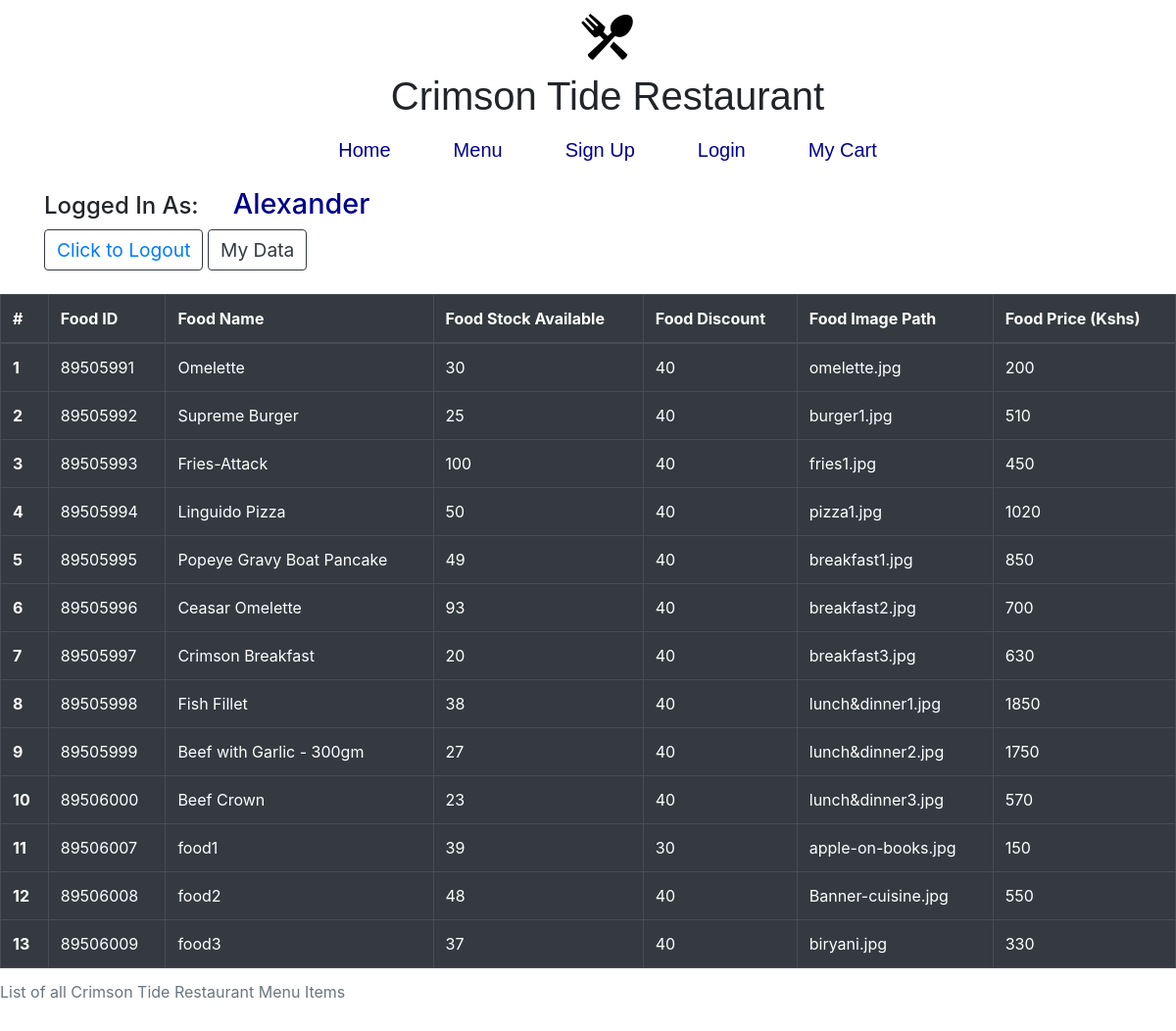
/hq/allFood.php (signed in), run on the app's committed database.
### tables this page shows
CREATE TABLE `crimson_menu_item` (
  `CrimsonMenuItemID` int(8) NOT NULL,
  `CrimsonMenuItemName` varchar(255) NOT NULL,
  `CrimsonMenuItemStockAvailable` int(8) NOT NULL,
  `CrimsonMenuItemDiscount` int(3) DEFAULT NULL,
  `CrimsonMenuItemImagePath` varchar(255) NOT NULL,
  `CrimsonMenuItemPrice` int(5) NOT NULL,
  `CrimsonMenuItemDescription` varchar(1000) NOT NULL,
  `CrimsonMenuItemCategory` varchar(255) NOT NULL
);

### hq/allFood.php (the view, shortened to what this page needs)
<!DOCTYPE html>
<html>
<head>
	<?php
		include '../SharedFiles/metatags.php';
	 ?>
	<link rel="stylesheet" href="../styles/main.css">
</head>
<body>
	<?php
		include '../SharedFiles/navBar.php';
	 ?>
	<table class="table table-bordered table-dark table-hover">
	<caption>List of all Crimson Tide Restaurant Menu Items</caption>
	  <thead>
	    <tr>
	      <th scope="col">#</th>
	      <th scope="col">Food ID</th>
		  <th scope="col">Food Name</th>
		  <th scope="col">Food Stock Available</th>
		  <th scope="col">Food Discount</th>
		  <th scope="col">Food Image Path</th>
		  <th scope="col">Food Price (Kshs)</th>
	    </tr>
	  </thead>
	  <tbody>
	  	<?php
$databaseHost = 'localhost';
$databaseName = 'crimson_tide_restaurant';
$databaseUsername = 'root';
$databasePassword = '';
$counter = 0;
$cser = mysqli_connect($databaseHost, $databaseUsername, $databasePassword, $databaseName);
$result = mysqli_query($cser, "SELECT * FROM Crimson_Menu_Item");
while($res = mysqli_fetch_array($result)) {
	$counter++;
?>
    <tr>
    	<th scope="row"><?php echo $counter ?></th>
        <td><?php echo $res['CrimsonMenuItemID']?></td>
        <td><?php echo $res['CrimsonMenuItemName']?></td>
        <td><?php echo $res['CrimsonMenuItemStockAvailable']?></td>
        <td><?php echo $res['CrimsonMenuItemDiscount']?></td>
        <td><?php echo $res['CrimsonMenuItemImagePath']?></td>
        <td><?php echo $res['CrimsonMenuItemPrice']?></td>
    </tr>
<?php
}
?>
	  </tbody>
	</table>
	</body>
</html>

### data on the page
crimson_menu_item: CrimsonMenuItemID "89505991", CrimsonMenuItemName "Omelette", CrimsonMenuItemStockAvailable "30", CrimsonMenuItemDiscount "40", CrimsonMenuItemImagePath "omelette.jpg", CrimsonMenuItemPrice "200"
crimson_menu_item: CrimsonMenuItemID "89505992", CrimsonMenuItemName "Supreme Burger", CrimsonMenuItemStockAvailable "25", CrimsonMenuItemDiscount "40", CrimsonMenuItemImagePath "burger1.jpg", CrimsonMenuItemPrice "510"
crimson_menu_item: CrimsonMenuItemID "89505993", CrimsonMenuItemName "Fries-Attack", CrimsonMenuItemStockAvailable "100", CrimsonMenuItemDiscount "40", CrimsonMenuItemImagePath "fries1.jpg", CrimsonMenuItemPrice "450"
crimson_menu_item: CrimsonMenuItemID "89505994", CrimsonMenuItemName "Linguido Pizza", CrimsonMenuItemStockAvailable "50", CrimsonMenuItemDiscount "40", CrimsonMenuItemImagePath "pizza1.jpg", CrimsonMenuItemPrice "1020"
crimson_menu_item: CrimsonMenuItemID "89505995", CrimsonMenuItemName "Popeye Gravy Boat Pancake", CrimsonMenuItemStockAvailable "49", CrimsonMenuItemDiscount "40", CrimsonMenuItemImagePath "breakfast1.jpg", CrimsonMenuItemPrice "850"
crimson_menu_item: CrimsonMenuItemID "89505996", CrimsonMenuItemName "Ceasar Omelette", CrimsonMenuItemStockAvailable "93", CrimsonMenuItemDiscount "40", CrimsonMenuItemImagePath "breakfast2.jpg", CrimsonMenuItemPrice "700"
crimson_menu_item: CrimsonMenuItemID "89505997", CrimsonMenuItemName "Crimson Breakfast", CrimsonMenuItemStockAvailable "20", CrimsonMenuItemDiscount "40", CrimsonMenuItemImagePath "breakfast3.jpg", CrimsonMenuItemPrice "630"
crimson_menu_item: CrimsonMenuItemID "89505998", CrimsonMenuItemName "Fish Fillet", CrimsonMenuItemStockAvailable "38", CrimsonMenuItemDiscount "40", CrimsonMenuItemImagePath "lunch&dinner1.jpg", CrimsonMenuItemPrice "1850"
crimson_menu_item: CrimsonMenuItemID "89505999", CrimsonMenuItemName "Beef with Garlic - 300gm", CrimsonMenuItemStockAvailable "27", CrimsonMenuItemDiscount "40", CrimsonMenuItemImagePath "lunch&dinner2.jpg", CrimsonMenuItemPrice "1750"
crimson_menu_item: CrimsonMenuItemID "89506000", CrimsonMenuItemName "Beef Crown", CrimsonMenuItemStockAvailable "23", CrimsonMenuItemDiscount "40", CrimsonMenuItemImagePath "lunch&dinner3.jpg", CrimsonMenuItemPrice "570"
crimson_menu_item: CrimsonMenuItemID "89506007", CrimsonMenuItemName "food1", CrimsonMenuItemStockAvailable "39", CrimsonMenuItemDiscount "30", CrimsonMenuItemImagePath "apple-on-books.jpg", CrimsonMenuItemPrice "150"
crimson_menu_item: CrimsonMenuItemID "89506008", CrimsonMenuItemName "food2", CrimsonMenuItemStockAvailable "48", CrimsonMenuItemDiscount "40", CrimsonMenuItemImagePath "Banner-cuisine.jpg", CrimsonMenuItemPrice "550"
crimson_menu_item: CrimsonMenuItemID "89506009", CrimsonMenuItemName "food3", CrimsonMenuItemStockAvailable "37", CrimsonMenuItemDiscount "40", CrimsonMenuItemImagePath "biryani.jpg", CrimsonMenuItemPrice "330"

### other printed values
$_SESSION['User'] "Alexander"
